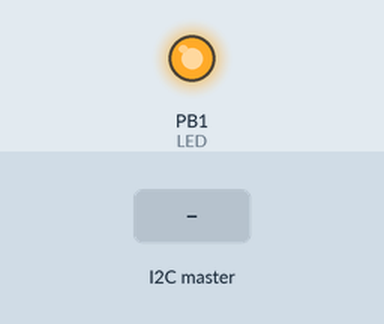
The sketch below on a simulated STM32 Blue Pill. Shown: output pins drawn as LEDs (lit = HIGH). The inputs (shaded band) are chosen by the test bench.

Above: at 1.3 s.
1.4 s: the I2C master sends the byte 1
At 2.0 s:
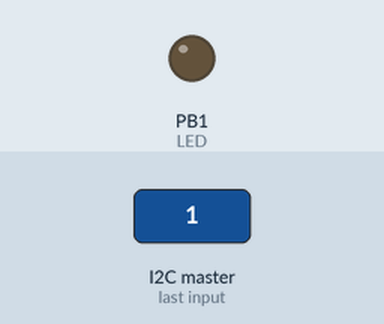
2.9 s: the I2C master sends the byte 0
At 4.4 s:
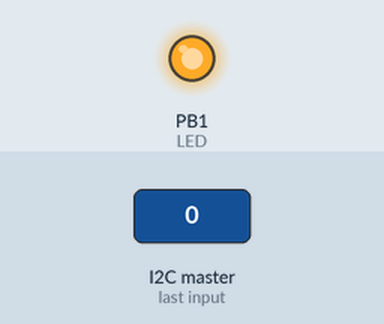
Timing chart, 0 to 5.9 s (numbered marks = the images above; inputs shaded):
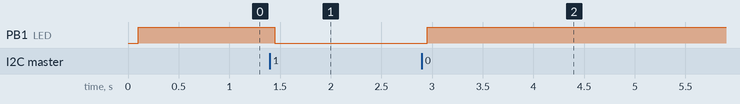

Measured:
- after the input at 1.4 s, PB1 (LED): HIGH → LOW after 0.05 s
- after the input at 2.9 s, PB1 (LED): LOW → HIGH after 0.05 s

The sketch:

upgrade-kit-firmware.ino
```cpp
// (licence header left out)
#include <Wire.h>

#define LED PB1

#define GPIO1 PA6
#define GPIO2 PA7

#define I2C_ADDR 0x35

const byte buttons[] = {
  PA0, PA1, PA2, PA3, PA4
};

byte gpioReg = 0;

typedef struct {
  byte btn0: 1;
  byte btn1: 1;
  byte btn2: 1;
  byte btn3: 1;
  byte btn4: 1;
  byte gpio1: 1;
  byte gpio2: 1;
} status_report_t;

void updateGpio() {
  digitalWrite(LED, !(gpioReg & 0x1));
}

void receiveEvent(int count) {
  int i = 0;
  while (Wire.available()) {
    gpioReg = Wire.read();
  }
  updateGpio();
}

void requestEvent() {
  status_report_t status;
  status.btn0 = digitalRead(buttons[0]);
  status.btn1 = digitalRead(buttons[1]);
  status.btn2 = digitalRead(buttons[2]);
  status.btn3 = digitalRead(buttons[3]);
  status.btn4 = digitalRead(buttons[4]);
  status.gpio1 = digitalRead(GPIO1);
  status.gpio2 = digitalRead(GPIO2);

  Wire.write((byte*)&status, 1);
}

void setup() {
  Wire.begin(I2C_ADDR);
  Wire.onReceive(receiveEvent);
  Wire.onRequest(requestEvent);

  pinMode(LED, OUTPUT);
  digitalWrite(LED, LOW);
  delay(100);
  digitalWrite(LED, HIGH);
  for (byte i = 0; i < sizeof(buttons); i++) {
    pinMode(buttons[i], INPUT_PULLUP);
  }
}

void loop() {
}
```
